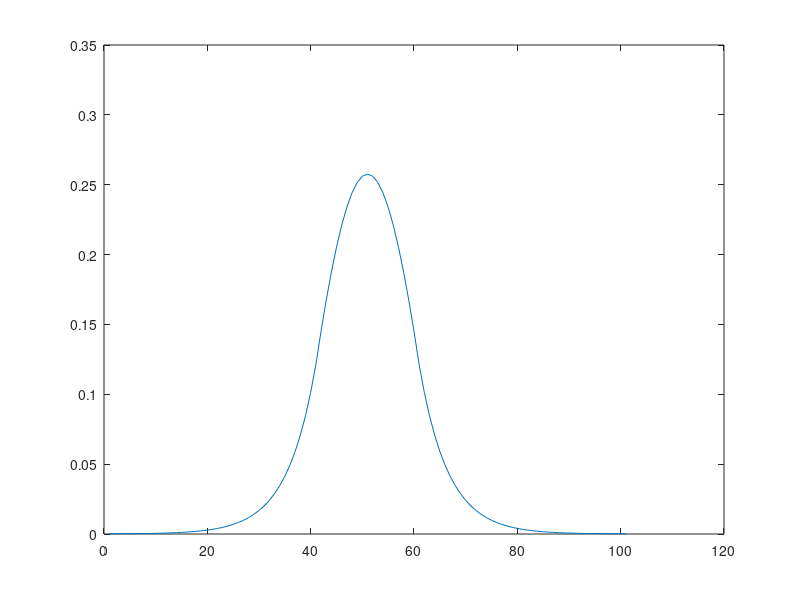
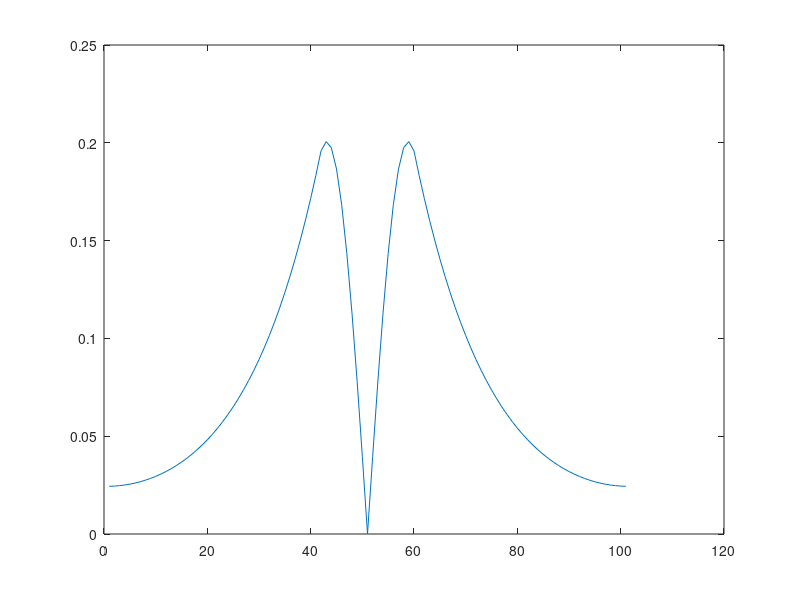
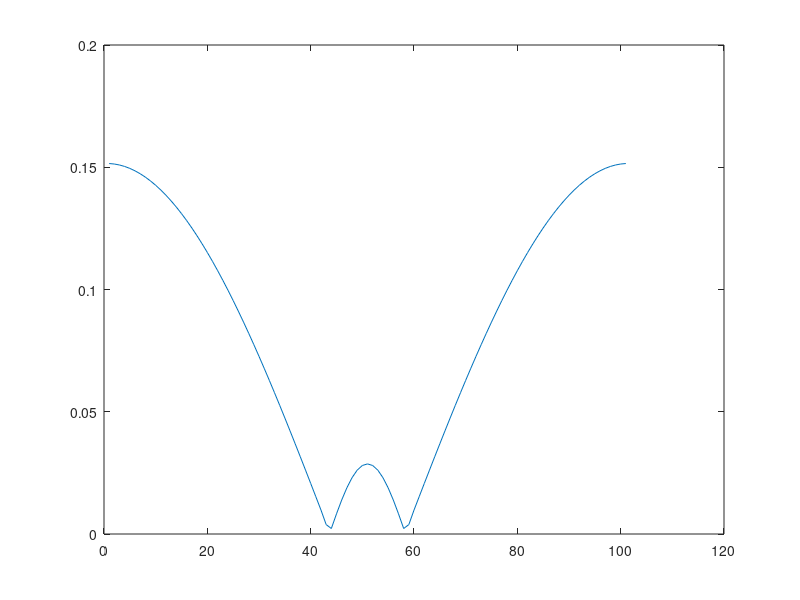
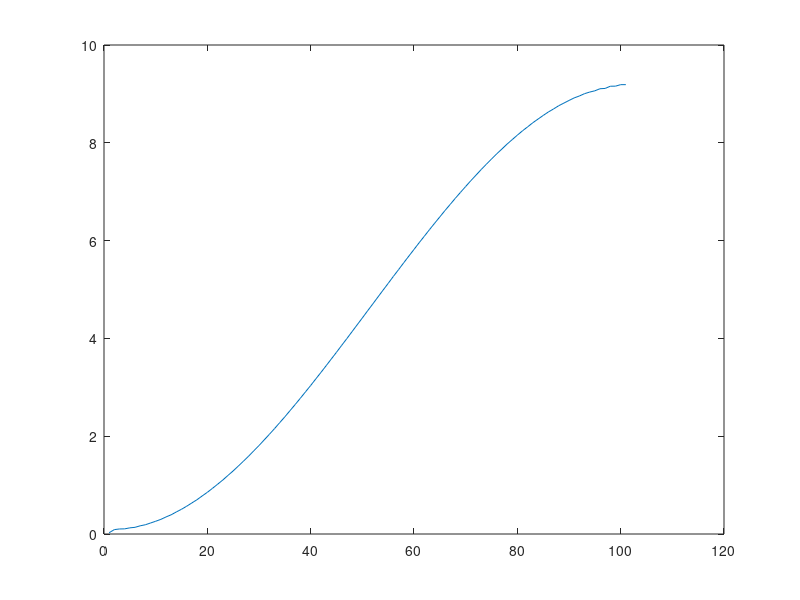

Here is the MATLAB script that generated these plots, in order:
%% This m-file is only a test function for solution of 1D shrodinger equation

clc;
clear all;
fig=0;

%% Set physical parameters
hbar=1.05457e-34; %Joules
eV=1.602e-19;  %Joules
m0=9.109e-31;  %kg

%% Set simulation parameters
me=0.067*m0;
dx=5e-10; %meters
n_l=2; %number of leads
nT=101; %number of mesh points in the device region including contact mesh points
n_alpha=ceil(nT*100/100); %number of device eigen states used in calculation
pot=zeros(1,nT); %potential energy in the device region in Joules
n_center_1=50;
n_width_1=20;
v_1=0.1*eV;
% pot((n_center_1-n_width_1):(n_center_1+n_width_1))=v_1;
pot(1:41)=v_1;
pot(61:101)=v_1;

%% Energy levels and wave functions of the device Hamiltonian (closed system)

a=-hbar^2/2/me/dx^2;
A=zeros(nT,nT);
for i=1:nT-1
    A(i,i)=pot(i)-2*a;
    A(i+1,i)=a;
    A(i,i+1)=a;
end;
A(1,1)=pot(1)-1*a;
A(nT,nT)=pot(nT)-1*a;

[Psi_c,Ec]=eig(A);

%% normalize wavefunctions
norm=sum(Psi_c.*conj(Psi_c),1);
for i=1:nT
    Psi_c(:,i)=Psi_c(:,i)/sqrt(norm(i));
end;

fig=fig+1; figure(fig);
plot(abs(Psi_c(:,1)));
fig=fig+1; figure(fig);
plot(abs(Psi_c(:,2)));
fig=fig+1; figure(fig);
plot(abs(Psi_c(:,3)));
fig=fig+1; figure(fig);
plot(abs(Psi_c(:,4)));

%% write eigen-energies in a vector
E_c=zeros(1,nT);
for i=1:nT
    E_c(i)=Ec(i,i);
end;

plot(E_c/eV);

E_c(1)/eV